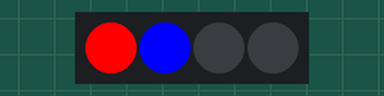
This program was run on a simulated Arduino Mega 2560, built with avr-gcc and run on an emulated ATmega2560. Parts: 4 RGB LEDs in strip order, left to right.

Above: at 0.2 s.
At 1.7 s:
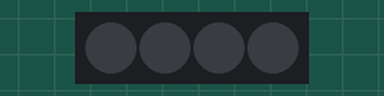
Timing chart, 0 to 3.0 s (numbered marks = the images above):
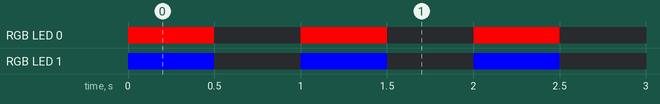

Measured:
- by itself, RGB LED 0: alternates RGB(255, 0, 0) for 0.50 s and off for 0.50 s
- by itself, RGB LED 1: alternates RGB(0, 0, 255) for 0.50 s and off for 0.50 s

The program:

main.cpp
```cpp
#include <Arduino.h>
/// @file    Blink.ino
/// @brief   Blink the first LED of an LED strip
/// @example Blink.ino

#include <FastLED.h>

// How many leds in your strip?
#define NUM_LEDS 4

// For led chips like WS2812, which have a data line, ground, and power, you just
// need to define DATA_PIN.  For led chipsets that are SPI based (four wires - data, clock,
// ground, and power), like the LPD8806 define both DATA_PIN and CLOCK_PIN
// Clock pin only needed for SPI based chipsets when not using hardware SPI
#define DATA_PIN 23
#define CLOCK_PIN 18

// Define the array of leds
CRGB leds[NUM_LEDS];

void setup() {
    // Uncomment/edit one of the following lines for your leds arrangement.
    // ## Clockless types ##
    // FastLED.addLeds<NEOPIXEL, DATA_PIN>(leds, NUM_LEDS);  // GRB ordering is assumed
    // FastLED.addLeds<SM16703, DATA_PIN, RGB>(leds, NUM_LEDS);
    // FastLED.addLeds<TM1829, DATA_PIN, RGB>(leds, NUM_LEDS);
    // FastLED.addLeds<TM1812, DATA_PIN, RGB>(leds, NUM_LEDS);
    // FastLED.addLeds<TM1809, DATA_PIN, RGB>(leds, NUM_LEDS);
    // FastLED.addLeds<TM1804, DATA_PIN, RGB>(leds, NUM_LEDS);
    // FastLED.addLeds<TM1803, DATA_PIN, RGB>(leds, NUM_LEDS);
    // FastLED.addLeds<UCS1903, DATA_PIN, RGB>(leds, NUM_LEDS);
    // FastLED.addLeds<UCS1903B, DATA_PIN, RGB>(leds, NUM_LEDS);
    // FastLED.addLeds<UCS1904, DATA_PIN, RGB>(leds, NUM_LEDS);
    // FastLED.addLeds<UCS2903, DATA_PIN, RGB>(leds, NUM_LEDS);
    // FastLED.addLeds<WS2812, DATA_PIN, RGB>(leds, NUM_LEDS);  // GRB ordering is typical
    // FastLED.addLeds<WS2852, DATA_PIN, RGB>(leds, NUM_LEDS);  // GRB ordering is typical
    // FastLED.addLeds<WS2812B, DATA_PIN, RGB>(leds, NUM_LEDS);  // GRB ordering is typical
    // FastLED.addLeds<GS1903, DATA_PIN, RGB>(leds, NUM_LEDS);
    // FastLED.addLeds<SK6812, DATA_PIN, RGB>(leds, NUM_LEDS);  // GRB ordering is typical
    // FastLED.addLeds<SK6822, DATA_PIN, RGB>(leds, NUM_LEDS);
    // FastLED.addLeds<APA106, DATA_PIN, RGB>(leds, NUM_LEDS);
    // FastLED.addLeds<PL9823, DATA_PIN, RGB>(leds, NUM_LEDS);
    // FastLED.addLeds<SK6822, DATA_PIN, RGB>(leds, NUM_LEDS);
    // FastLED.addLeds<WS2811, DATA_PIN, RGB>(leds, NUM_LEDS);
    // FastLED.addLeds<WS2813, DATA_PIN, RGB>(leds, NUM_LEDS);
    // FastLED.addLeds<APA104, DATA_PIN, RGB>(leds, NUM_LEDS);
    // FastLED.addLeds<WS2811_400, DATA_PIN, RGB>(leds, NUM_LEDS);
    // FastLED.addLeds<GE8822, DATA_PIN, RGB>(leds, NUM_LEDS);
    // FastLED.addLeds<GW6205, DATA_PIN, RGB>(leds, NUM_LEDS);
    // FastLED.addLeds<GW6205_400, DATA_PIN, RGB>(leds, NUM_LEDS);
    // FastLED.addLeds<LPD1886, DATA_PIN, RGB>(leds, NUM_LEDS);
    // FastLED.addLeds<LPD1886_8BIT, DATA_PIN, RGB>(leds, NUM_LEDS);
    // ## Clocked (SPI) types ##
    // FastLED.addLeds<LPD6803, DATA_PIN, CLOCK_PIN, RGB>(leds, NUM_LEDS);  // GRB ordering is typical
    // FastLED.addLeds<LPD8806, DATA_PIN, CLOCK_PIN, RGB>(leds, NUM_LEDS);  // GRB ordering is typical
    // FastLED.addLeds<WS2801, DATA_PIN, CLOCK_PIN, RGB>(leds, NUM_LEDS);
    // FastLED.addLeds<WS2803, DATA_PIN, CLOCK_PIN, RGB>(leds, NUM_LEDS);
    // FastLED.addLeds<SM16716, DATA_PIN, CLOCK_PIN, RGB>(leds, NUM_LEDS);
    // FastLED.addLeds<P9813, DATA_PIN, CLOCK_PIN, RGB>(leds, NUM_LEDS);  // BGR ordering is typical
    // FastLED.addLeds<DOTSTAR, DATA_PIN, CLOCK_PIN, RGB>(leds, NUM_LEDS);  // BGR ordering is typical
    // FastLED.addLeds<APA102, DATA_PIN, CLOCK_PIN, RGB>(leds, NUM_LEDS);  // BGR ordering is typical
    FastLED.addLeds<SK9822, DATA_PIN, CLOCK_PIN, RBG>(leds, NUM_LEDS);  // BGR ordering is typical
}

void loop() {
  // Turn the LED on, then pause
  leds[0] = CRGB::Red;
  leds[1] = CRGB::Blue;
  FastLED.show();
  delay(500);
  // Now turn the LED off, then pause
  leds[0] = CRGB::Black;
  leds[1] = CRGB::Black;
  FastLED.show();
  delay(500);
}
```
